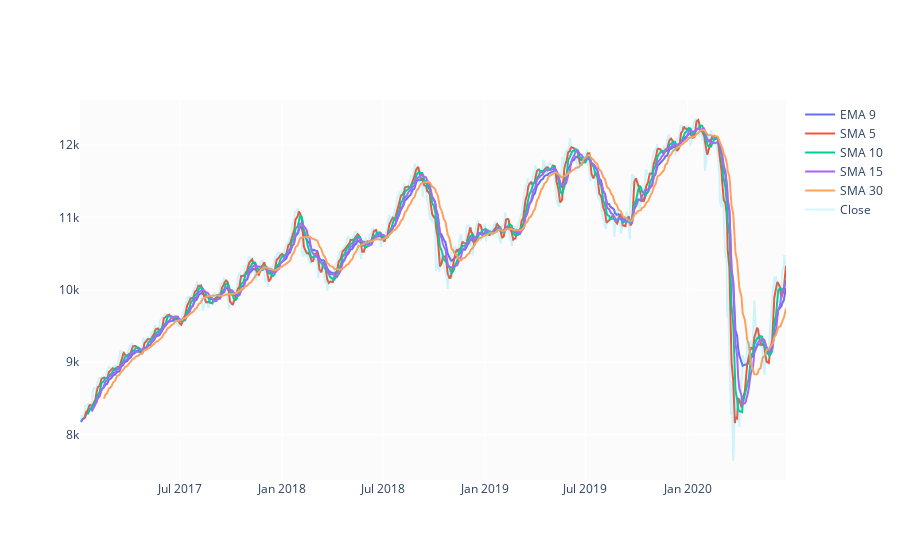

The cell this chart's notebook holds for it:
### Code cell
##calculating exponential moving average and simple moving average and plotting them for comparison
df['EMA_9'] = df['close'].ewm(9).mean().shift()
df['SMA_5'] = df['close'].rolling(5).mean().shift()
df['SMA_10'] = df['close'].rolling(10).mean().shift()
df['SMA_15'] = df['close'].rolling(15).mean().shift()
df['SMA_30'] = df['close'].rolling(30).mean().shift()

fig = go.Figure()
fig.add_trace(go.Scatter(x=df.Date, y=df.EMA_9, name='EMA 9'))
fig.add_trace(go.Scatter(x=df.Date, y=df.SMA_5, name='SMA 5'))
fig.add_trace(go.Scatter(x=df.Date, y=df.SMA_10, name='SMA 10'))
fig.add_trace(go.Scatter(x=df.Date, y=df.SMA_15, name='SMA 15'))
fig.add_trace(go.Scatter(x=df.Date, y=df.SMA_30, name='SMA 30'))
fig.add_trace(go.Scatter(x=df.Date, y=df.close, name='Close', opacity=0.2))
fig.show()

### Figure 1 — Plotly figure (JSON) as saved in the notebook; plotly's stock layout.template omitted (floating-point values rounded to 4 significant figures; data arrays with more than 128 entries replaced by an {"elided": "..."} marker saying what was removed)
{"data": [{"name": "EMA 9", "type": "scatter", "x": {"elided": "860 str values"}, "y": {"elided": "860 float values"}}, {"name": "SMA 5", "type": "scatter", "x": {"elided": "860 str values"}, "y": {"elided": "860 float values"}}, {"name": "SMA 10", "type": "scatter", "x": {"elided": "860 str values"}, "y": {"elided": "860 float values"}}, {"name": "SMA 15", "type": "scatter", "x": {"elided": "860 str values"}, "y": {"elided": "860 float values"}}, {"name": "SMA 30", "type": "scatter", "x": {"elided": "860 str values"}, "y": {"elided": "860 float values"}}, {"name": "Close", "opacity": 0.2, "type": "scatter", "x": {"elided": "860 str values"}, "y": {"elided": "860 float values"}}], "layout": {}}
